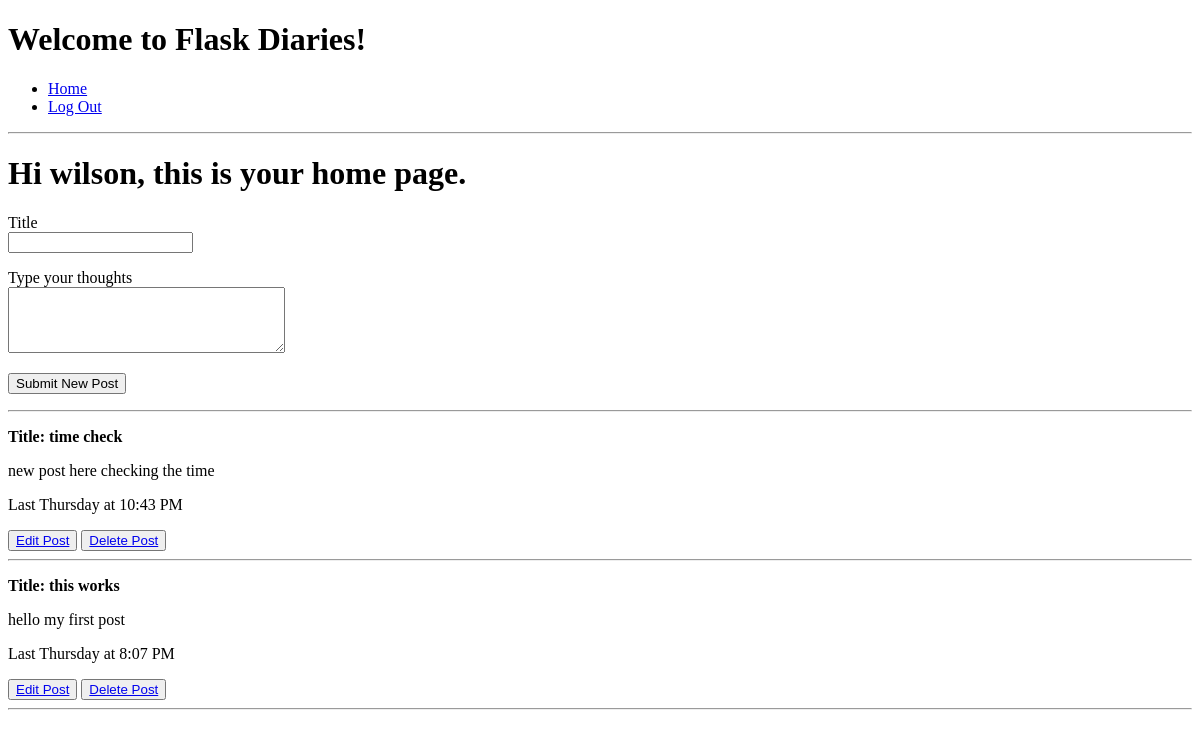
Before: /index (signed in) with the older database file.
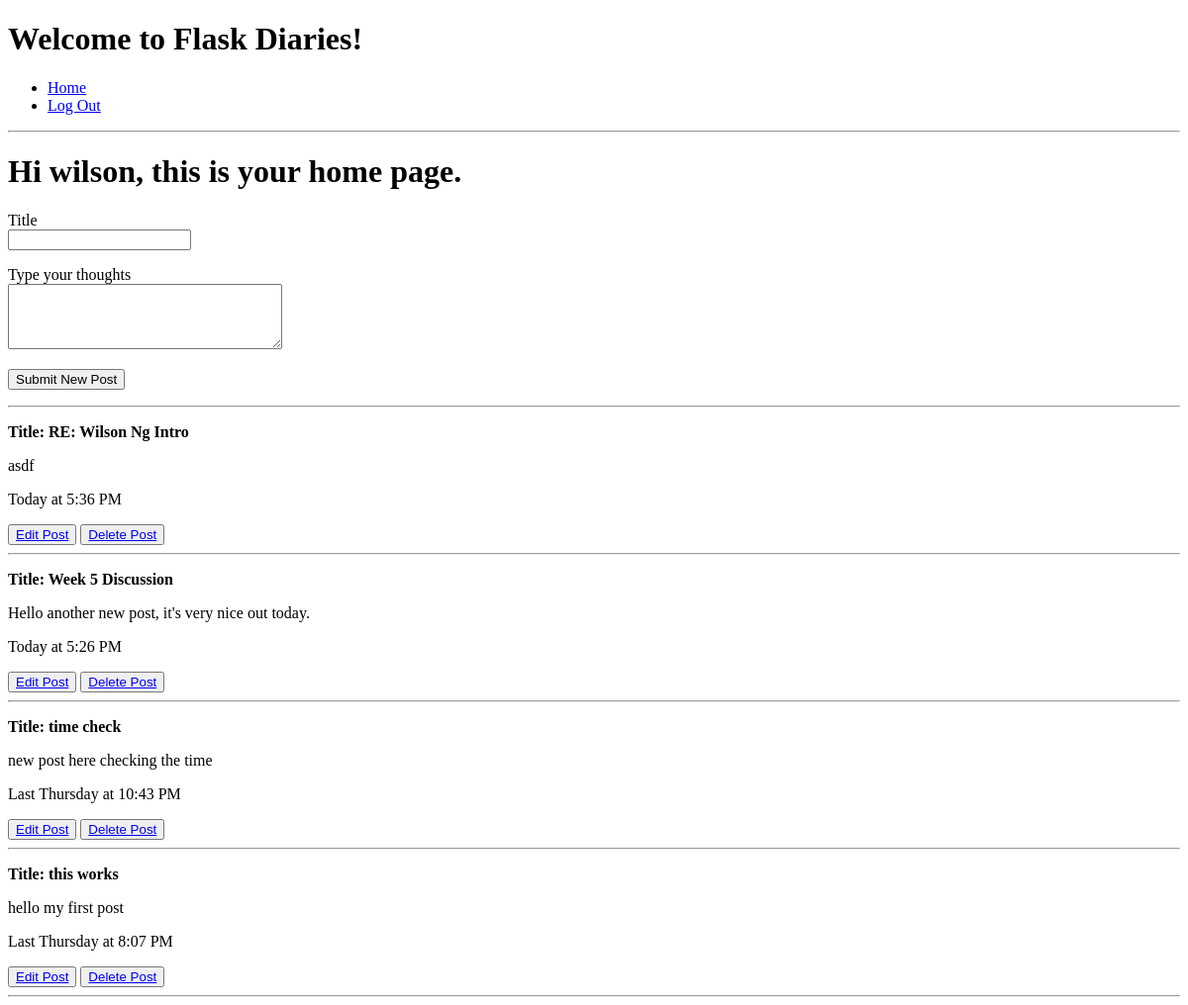
After: the same page with the newer database file.
### app/models.py (models this page shows, shortened)
class User(UserMixin, db.Model):
    id = db.Column(db.Integer, primary_key=True)
    username = db.Column(db.String(64), index=True, unique=True)
    password_hash = db.Column(db.String(128))
    posts = db.relationship('Post', backref='author', lazy='dynamic')

class Post(db.Model):
    id = db.Column(db.Integer, primary_key=True)
    title = db.Column(db.String(100))
    body = db.Column(db.String(500))
    timestamp = db.Column(db.DateTime, index=True, default=datetime.utcnow)
    user_id = db.Column(db.Integer, db.ForeignKey('user.id'))

### app/routes.py (the view)
@app.route('/', methods=['GET', 'POST'])
@app.route('/index', methods=['GET', 'POST'])
@login_required
def index():
    addPostForm = AddPostForm()
    if addPostForm.validate_on_submit():
        post = Post(title=addPostForm.title.data, body=addPostForm.body.data, author=current_user)
        db.session.add(post)
        db.session.commit()
        flash('Your post is now live!')
        return redirect(url_for('index'))
    posts = current_user.posts.order_by(Post.timestamp.desc())
    return render_template('index.html', title='Home', addPostForm=addPostForm, posts=posts)

### app/forms.py
class AddPostForm(FlaskForm):
    title = StringField('Title', validators=[DataRequired(), Length(min=1, max=100)])
    body = TextAreaField('Type your thoughts', validators=[DataRequired(), Length(min=1, max=500)])
    submit = SubmitField('Submit New Post')

### app/models.py (called while the page is built)
@login.user_loader
def load_user(id):
    return User.query.get(int(id))

### app/templates/index.html (shortened to what this page needs)
{% extends 'base.html' %}
{% block content %}
    <h1>Hi {{current_user.username}}, this is your home page.</h1>
    <form action='' method='post'>
        <p>
            {{ addPostForm.title.label }}<br>
            {{ addPostForm.title(cols=32, rows=4) }}<br>
        </p>
        <p>
            {{ addPostForm.body.label }}<br>
            {{ addPostForm.body(cols=32, rows=4, default='hello type here') }}<br>
        </p>
        <p>{{ addPostForm.submit() }}</p>
    </form>
    <hr>
    {% for post in posts %}
        <p><b>Title: {{ post.title }}</b></p>
        <p>{{ post.body }}</p>
        <p>{{ moment(post.timestamp).calendar() }}</p>
        <button><a href="{{ url_for('retrieve', post_id=post.id) }}">Edit Post</a></button>
        <button><a href="{{ url_for('delete', post_id=post.id) }}">Delete Post</a></button>
    <hr>
    {% endfor %}
{% endblock %}

### app/templates/base.html (shortened to what this page needs)
<!DOCTYPE html>
<html>
    <head>
        <link rel="stylesheet" href="">
    </head>
    <body>
        <h1>Welcome to Flask Diaries!</h1>
        <div>
            <ul>
                <li><a class="{% if request.endpoint == "index" %} active {% endif %}" href="{{ url_for("index") }}">Home</a></li>
                {% if current_user.is_anonymous %}
                <li><a class="{% if request.endpoint == "login" %} active {% endif %}" href="{{ url_for("login") }}">Log In</a></li>
                {% else %}
                <li><a class="{% if request.endpoint == "logout" %} active {% endif %}" href="{{ url_for("logout") }}">Log Out</a></li>
                {% endif %}
            </ul>
        </div>
        <hr>
        {% block content %}{% endblock %}
    </body>
</html>

Changed rows visible on the page:
added Post: title "RE: Wilson Ng Intro", body "asdf", timestamp "Today at 5:36 PM"
added Post: title "Week 5 Discussion", body "Hello another new post, it's very nice out today.", timestamp "Today at 5:26 PM"
